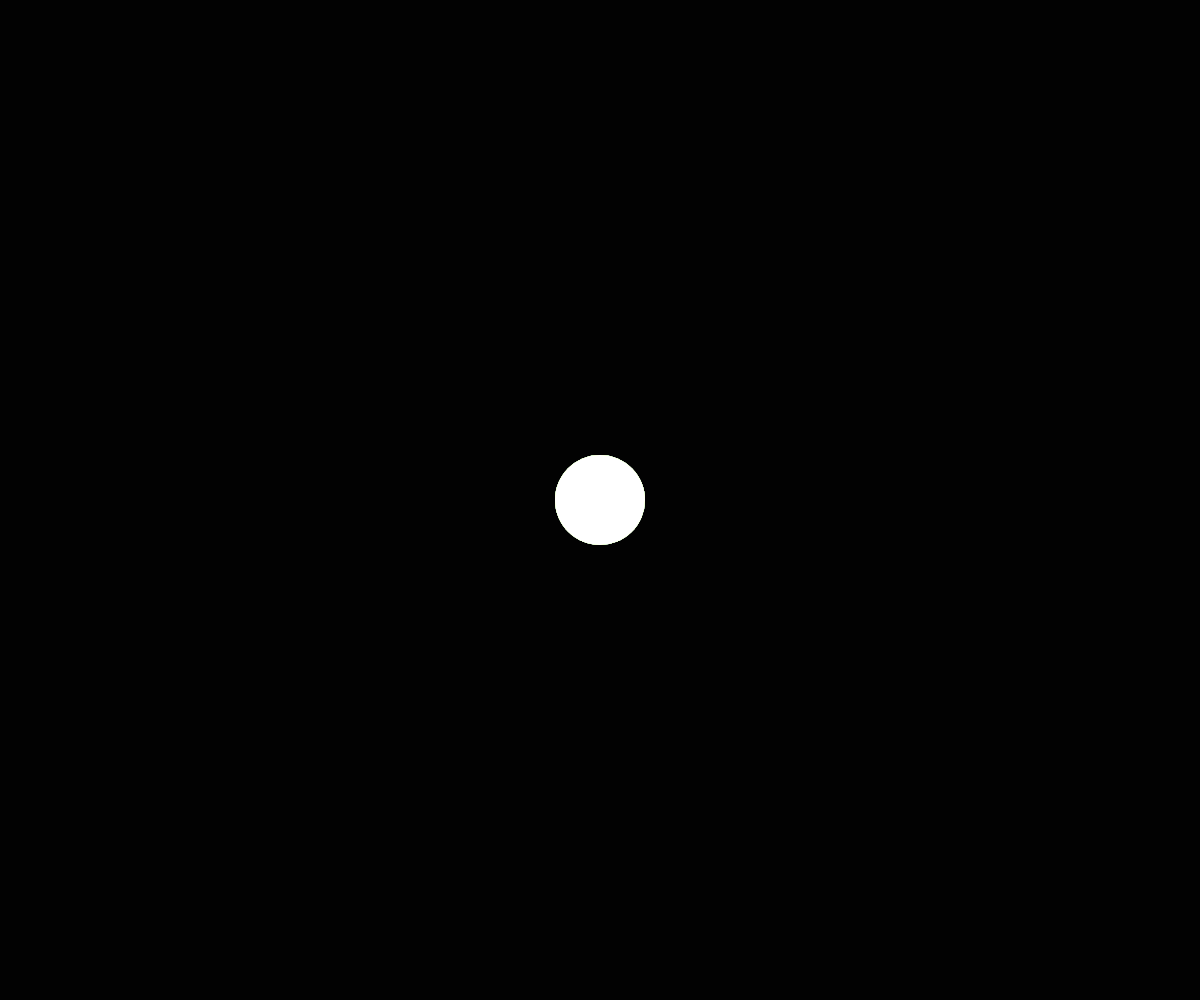
Frame 1 (no input)
Frame 60 (no input): identical to frame 1, image omitted
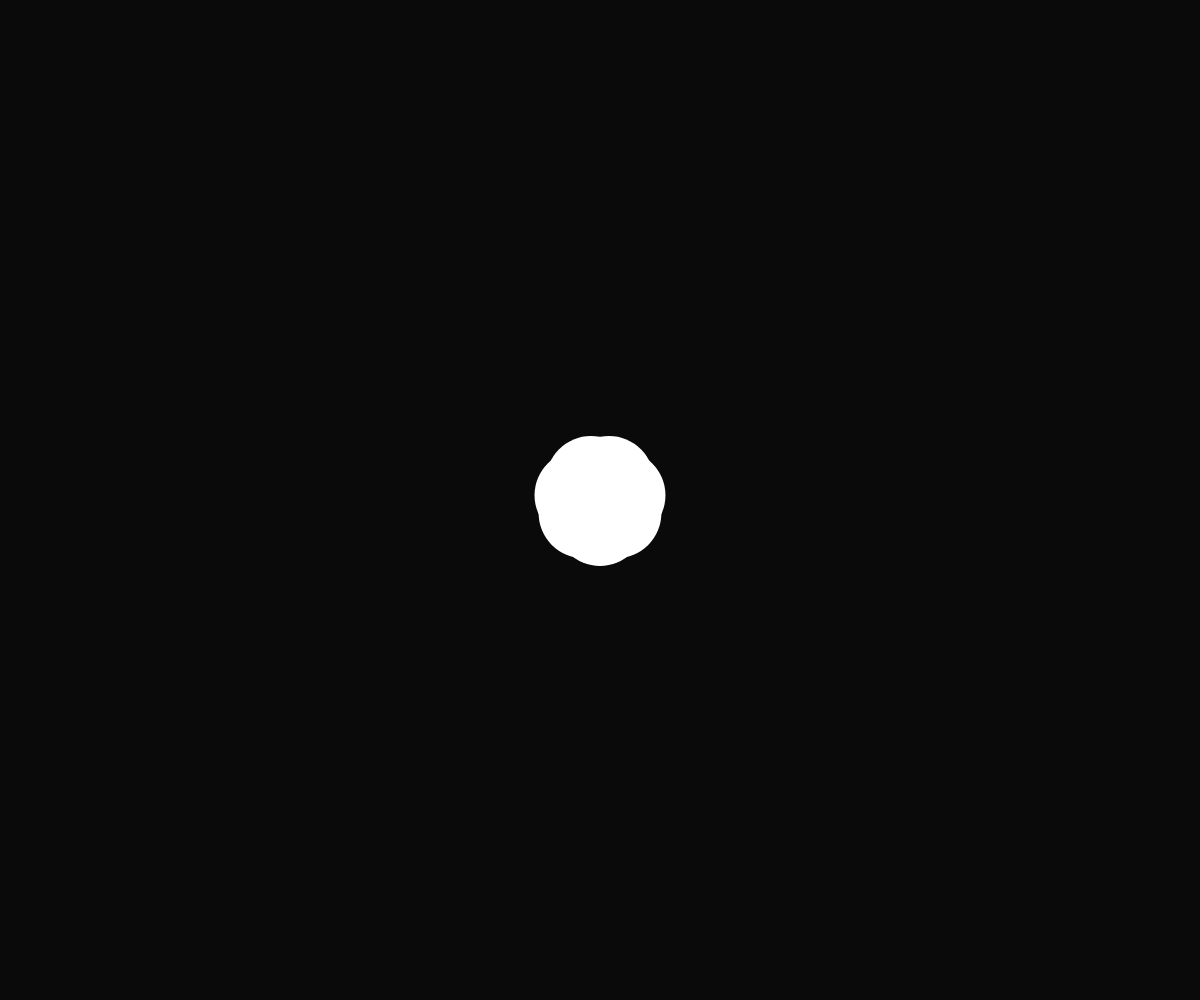
Frame 120 (the mouse pressed at the canvas centre since frame 60)

The p5.js sketch that drew these frames (run headless with seeded random() and noise() and a simulated clock; from frame 60 on, the mouse is pressed at the canvas centre):

// p5.js sketch
// ── sketch.js
var dots = [], post, target, vel, spring, speed; //variaveis para esfera
var animate = false, open = false, ctx; //configs de iniciação

function setup() {
  ctx = createCanvas(windowWidth, windowHeight);
  ctx.touchStarted(flip);
  
 background(2, 2, 2);
   colorMode(RGB, 50); //cor + fade de movimentação (0 == parece o flash)
   noStroke();
  	
	translate(width/2, height/2); // posição de iniciamento das esferas == meio da janela
    pos = new p5.Vector(0,0), //vetor de posição em relação ao meio da janela
	target = new p5.Vector(0,0),
	vel = new p5.Vector(0,0),
	//OBS.: valores de spring e speed tem que ser baixos!!!
	spring= 0.9, //alterar de acordo com o ritmo da música e notas
	speed = 0.03; //alterar de acordo com a intensidade da música e notas

   	var maxDots = 7; // número de esferas
    var startHue = 45;
  
	for (var i=0; i<maxDots; i++) {
	    var offsetAngle = (2*PI)/maxDots; //angulo de desvio das esferas
		var angle = offsetAngle;											
		var radius = 135; //espaçamento entre as esferas ao expandir relacionada com a nota

		target = new p5.Vector(radius*sin(angle*i),radius*cos(angle*i));
	
		var dot = new Dot(pos.x, pos.y, target, startHue+(i*6));
		dots.push(dot);
		dot.render(); 
	}
  
}

function draw() {
if(animate == true){
  transp = 125; //variavel que controla tal fluidez da movimentação	
  fill(2,2,2,transp); //transparência na movimentação da esfera relacionada com a nota
  translate(width/2, height/2);
  rect(-windowWidth/2,-windowHeight/2, windowWidth, windowHeight);

		for(var i =0; i < dots.length; i ++) {
			var p = dots[i];
			
				if (open) {
					target.set(0,0);					
				}else {
					target.set(p.target.x, p.target.y);	
				}
						
			pos.set(p.posX, p.posY);
			vel.set(p.velX, p.velY);
			vel.mult(spring);
				
			var diff = p5.Vector.sub(target, pos);
			diff.mult(speed);
			vel.add(diff);
			pos.add(vel);

			p.posX = pos.x;
			p.posY = pos.y;
			
			p.velX = vel.x;
			p.velY = vel.y;	

			p.render();
										
											
	 	}
	}
}

function flip() {
    if (!animate){
			animate = true;			
		} else {
			if (!open) {

				open = true
								
			} else if (open) {
		
				open = false

			}
		}
}


 function touchStarted(){ //rodar animação ao clique do mouse, ou seja, podemos alterar para rodar a função quando
	//						uma nota nova chegar. Alterando variáveis de cor, velocidade, movimentação e etc...
	timer = 500; //tempo para a esfera voltar relacionado com a nota
	flip();
	setTimeout(() => {  flip(); }, timer);
 }

//esferas
function Dot(posx, posy,t,h) {

	this.posX = posx; 
	this.posY = posy; 
	
	this.target = new p5.Vector(0,0,0);
	this.target.set(t);
	this.velX = 0; //direção x da primeira "explosão" 
	this.velY = 0;  //direção Y da primeira "explosão"
	this.size = 90; //tamanho das esferas	
  	this.hue = h;
	
	//use 'h' para cores com fade e "degradê" entre elas.
	R = random(0,255); // vermelho
	G = random(0,255); // verde
	B = random(0,255); // azul
	this.render = function() {
    fill(R, G, B);//cor das esferas (notas)
		ellipse(this.posX, this.posY,this.size,this.size);					
	}
} 


/* shadding ball
var Ypos = 500;

function setup() {
	createCanvas(window.innerWidth, window.innerHeight);
}

function draw() {
	background(frameCount, frameCount, frameCount, frameCount);
	var c;
	noStroke();
	c = color(0, 0, frameCount);
	fill(c);
	ellipse(window.innerWidth/2, Ypos, 300);
	if (Ypos > 250){
        Ypos--;
        Ypos--;
    }   
} */


/*  desenhando e etc

function setup(){
    createCanvas(window.innerWidth, window.innerHeight)
    background (200, 200, 200)
}

function mousePressed(){
    noStroke();
    fill(255, 5, 255, 50);
    ellipse(mouseX, mouseY, 30, 30)
   
} */


/* bolas quicantes 

var balls = [];
function setup() {
    createCanvas(window.innerWidth, window.innerHeight);
    for (var i = 0; i < 10; i++) {
        balls[i] = new Balls();
    }
}
function draw() {
    background(255);
    for (i = 0; i < 10; i++) {
        balls[i].update();
        balls[i].show();
    }
}
function Balls() {
    this.x = random(width);
    this.y = random(height);
    this.xspeed = 5;
    this.yspeed = 5;
    this.update = function () {
        if (this.x > width || this.x < 0) { this.xspeed *= -1; }
        if (this.y > height || this.y < 0) { this.yspeed *= -1; }
        this.x = this.x + this.xspeed;
        this.y = this.y + this.yspeed;
    }
    this.show = function () {
        push();
        fill(0, 153, 200);
        ellipse(this.x, this.y, 15, 15);
        pop();
    }
}
 */
